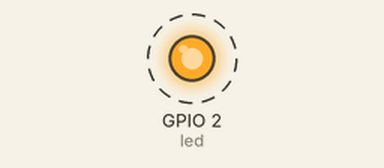
Recording of a program running on a simulated ESP32 board running MicroPython. On the bench: output pins drawn as LEDs (lit = HIGH). Dashed ring = blinking. What the program prints to the serial console is not drawn.

Above: at 0.2 s.
Timing chart, 0 to 3.0 s (numbered marks = the images above):
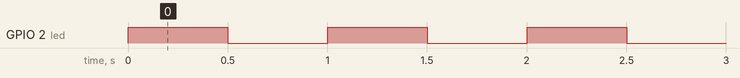

Measured:
- by itself, GPIO 2 (led): alternates HIGH for 0.50 s and LOW for 0.50 s

The program:

blnking_light.py
```python
from machine import Pin
from time import sleep

# use GPIO2 onboard led light
led = Pin(2, Pin.OUT)

while True:
    print("Blink the blue led by 0.5 second")
    led.value (not led.value())
    sleep(0.5)
```
